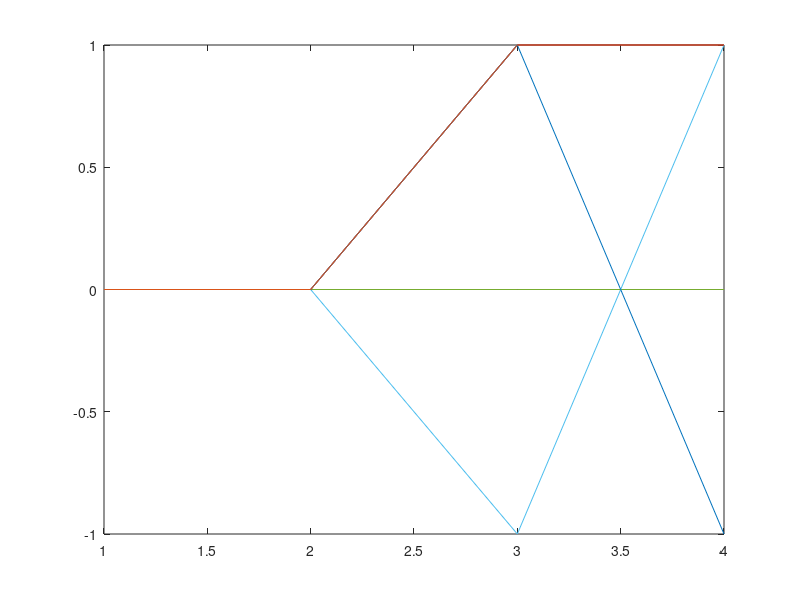
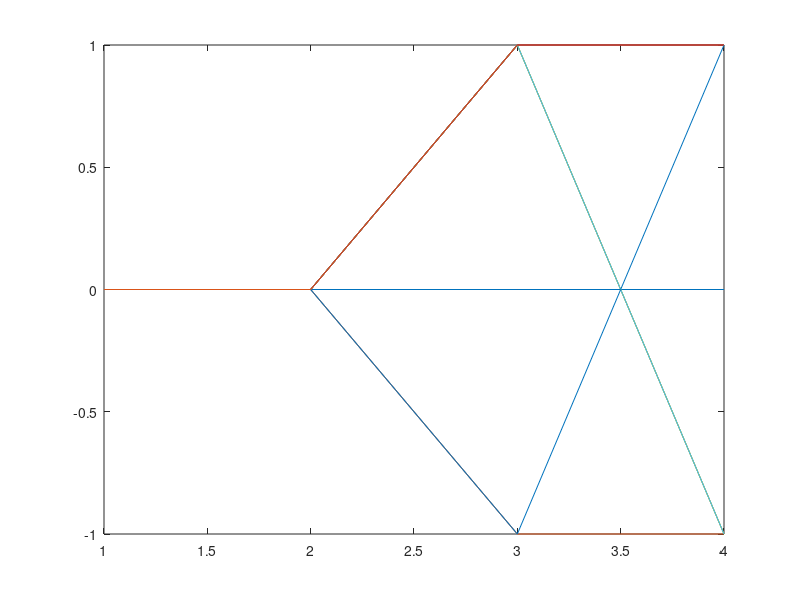
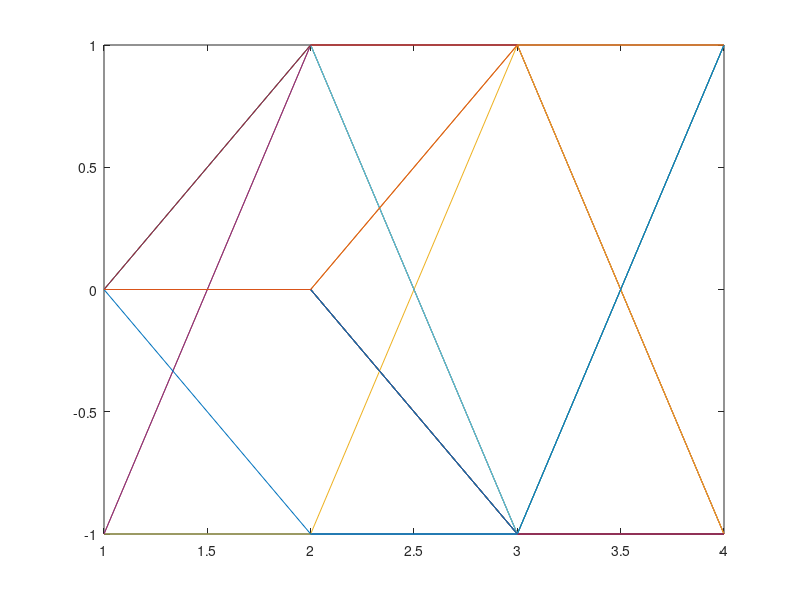
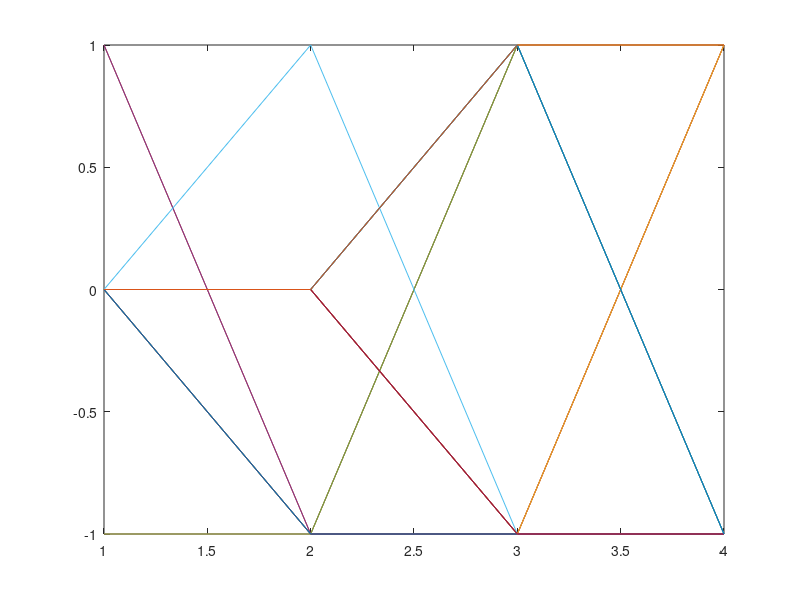

Write MATLAB code to recreate these figures, in order.
%sf = 64;%factor de dispersion
%tb =1;
% Define el factor de dispersión máximo
maxSF = 64;

% Calcula la longitud de los códigos
codeLength = 2^nextpow2(maxSF);

% Genera la matriz de Walsh-Hadamard
walshHadamardMatrix = hadamard(codeLength);

% Inicializa la matriz para almacenar los códigos OVSF
ovsfCodes = zeros(maxSF, maxSF);

% Selecciona los códigos OVSF apropiados de la matriz de Walsh-Hadamard
for i = 1:maxSF
    ovsfCodes(i, :  ) = walshHadamardMatrix(i, 1:maxSF);
end

% Visualiza los códigos OVSF
%disp('Códigos OVSF generados:');
%disp(ovsfCodes);
Tb = 1;
% fdtb = 16;
% bits = randi([0 1],1,fdtb);
% for n=1:fdtb
%     if(bits(1,n) == 0)
%         bits(1,n) = bits(1,n)-1;
%     end
% end
% %codAsignado =[ovsfCodes(4,:);ovsfCodes(8,:);ovsfCodes(16,:);ovsfCodes(16,:)];
% codAsignado =[1 -1 1 -1 0 0 0 0 0 0 0 0 0 0 0 0;1 1 1 1 -1 -1 -1 -1 0 0 0 0 0 0 0 0;1 1 -1 -1 1 1 -1 -1 1 1 -1 -1 1 1 -1 -1;1 -1 -1 1 -1 1 1 -1 1 -1 -1 1 -1 1 1 -1];
% multiplexaje = bits.*codAsignado;
% %correlacion para recuperar bits
% tam = size(codAsignado);
% for i=1:tam(1,1) 
%     [bitsRec,c] = CXCORR(multiplexaje,codAsignado);
%     figure
%     plot(bitsRec,c);
% end
% 
% 
% %funcion de internet xd Author: G. Levin, Apr. 26, 2004.
% function [x,c]=CXCORR(a,b)
% na=norm(a);
% nb=norm(b);
% a=a/na; %normalizamos
% b=b/nb;
% for k=1:length(b)
%     c(k)=a*b';
%     b=[b(end),b(1:end-1)]; %hacemos el corrimiento circular
% end
% x=[0:length(b)-1]; %lags
% end
% 
fdtb = 16;
bits = randi([0 1], 1, fdtb) * 2 - 1; % Mapear bits a +1 y -1

% Códigos OVSF
codAsignado = [1 -1 1 -1 0 0 0 0 0 0 0 0 0 0 0 0;
               1 1 1 1 -1 -1 -1 -1 0 0 0 0 0 0 0 0;
               1 1 -1 -1 1 1 -1 -1 1 1 -1 -1 1 1 -1 -1;
               1 -1 -1 1 -1 1 1 -1 1 -1 -1 1 -1 1 1 -1];

% Modulación de espectro ensanchado
multiplexaje = bits.*codAsignado;

% Correlación cruzada para recuperar bits
tam = size(codAsignado);
for i = 1:tam(1, 1) 
    % Invertir el código OVSF antes de la multiplicación
    bitsRec = multiplexaje.*fliplr(codAsignado(i, :));
    figure
    plot(bitsRec);
end
